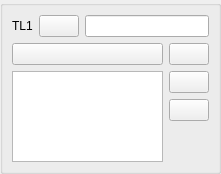
<ui version="4.0" >
 <class>DlgRef_1Sel1List4Btn_QTD</class>
 <widget class="QWidget" name="DlgRef_1Sel1List4Btn_QTD" >
  <property name="geometry" >
   <rect>
    <x>0</x>
    <y>0</y>
    <width>221</width>
    <height>174</height>
   </rect>
  </property>
  <property name="windowTitle" >
   <string/>
  </property>
  <layout class="QGridLayout" >
   <property name="margin" >
    <number>0</number>
   </property>
   <property name="spacing" >
    <number>6</number>
   </property>
   <item row="0" column="0" >
    <widget class="QGroupBox" name="GroupBox1" >
     <property name="sizePolicy" >
      <sizepolicy>
       <hsizetype>7</hsizetype>
       <vsizetype>7</vsizetype>
       <horstretch>0</horstretch>
       <verstretch>0</verstretch>
      </sizepolicy>
     </property>
     <property name="title" >
      <string/>
     </property>
     <layout class="QGridLayout" >
      <property name="margin" >
       <number>9</number>
      </property>
      <property name="spacing" >
       <number>6</number>
      </property>
      <item rowspan="3" row="2" column="0" colspan="3" >
       <widget class="QListWidget" name="ListView1" />
      </item>
      <item row="1" column="3" >
       <widget class="QPushButton" name="PushButton3" >
        <property name="text" >
         <string/>
        </property>
       </widget>
      </item>
      <item row="1" column="0" colspan="3" >
       <widget class="QPushButton" name="PushButton2" >
        <property name="text" >
         <string/>
        </property>
       </widget>
      </item>
      <item row="0" column="0" >
       <widget class="QLabel" name="TextLabel1" >
        <property name="sizePolicy" >
         <sizepolicy>
          <hsizetype>0</hsizetype>
          <vsizetype>0</vsizetype>
          <horstretch>0</horstretch>
          <verstretch>0</verstretch>
         </sizepolicy>
        </property>
        <property name="text" >
         <string>TL1</string>
        </property>
        <property name="wordWrap" >
         <bool>false</bool>
        </property>
       </widget>
      </item>
      <item row="0" column="2" colspan="2" >
       <widget class="QLineEdit" name="LineEdit1" />
      </item>
      <item row="0" column="1" >
       <widget class="QPushButton" name="PushButton1" >
        <property name="sizePolicy" >
         <sizepolicy>
          <hsizetype>0</hsizetype>
          <vsizetype>0</vsizetype>
          <horstretch>0</horstretch>
          <verstretch>0</verstretch>
         </sizepolicy>
        </property>
        <property name="text" >
         <string/>
        </property>
       </widget>
      </item>
      <item row="2" column="3" >
       <widget class="QPushButton" name="PushButton4" >
        <property name="text" >
         <string/>
        </property>
       </widget>
      </item>
      <item row="3" column="3" >
       <widget class="QPushButton" name="PushButton5" >
        <property name="text" >
         <string/>
        </property>
       </widget>
      </item>
      <item row="4" column="3" >
       <spacer>
        <property name="orientation" >
         <enum>Qt::Vertical</enum>
        </property>
        <property name="sizeHint" >
         <size>
          <width>20</width>
          <height>21</height>
         </size>
        </property>
       </spacer>
      </item>
     </layout>
    </widget>
   </item>
  </layout>
 </widget>
 <layoutdefault spacing="6" margin="11" />
 <pixmapfunction>qPixmapFromMimeSource</pixmapfunction>
 <tabstops>
  <tabstop>PushButton1</tabstop>
  <tabstop>LineEdit1</tabstop>
  <tabstop>PushButton2</tabstop>
  <tabstop>PushButton3</tabstop>
  <tabstop>ListView1</tabstop>
  <tabstop>PushButton4</tabstop>
  <tabstop>PushButton5</tabstop>
 </tabstops>
 <resources/>
 <connections/>
</ui>
